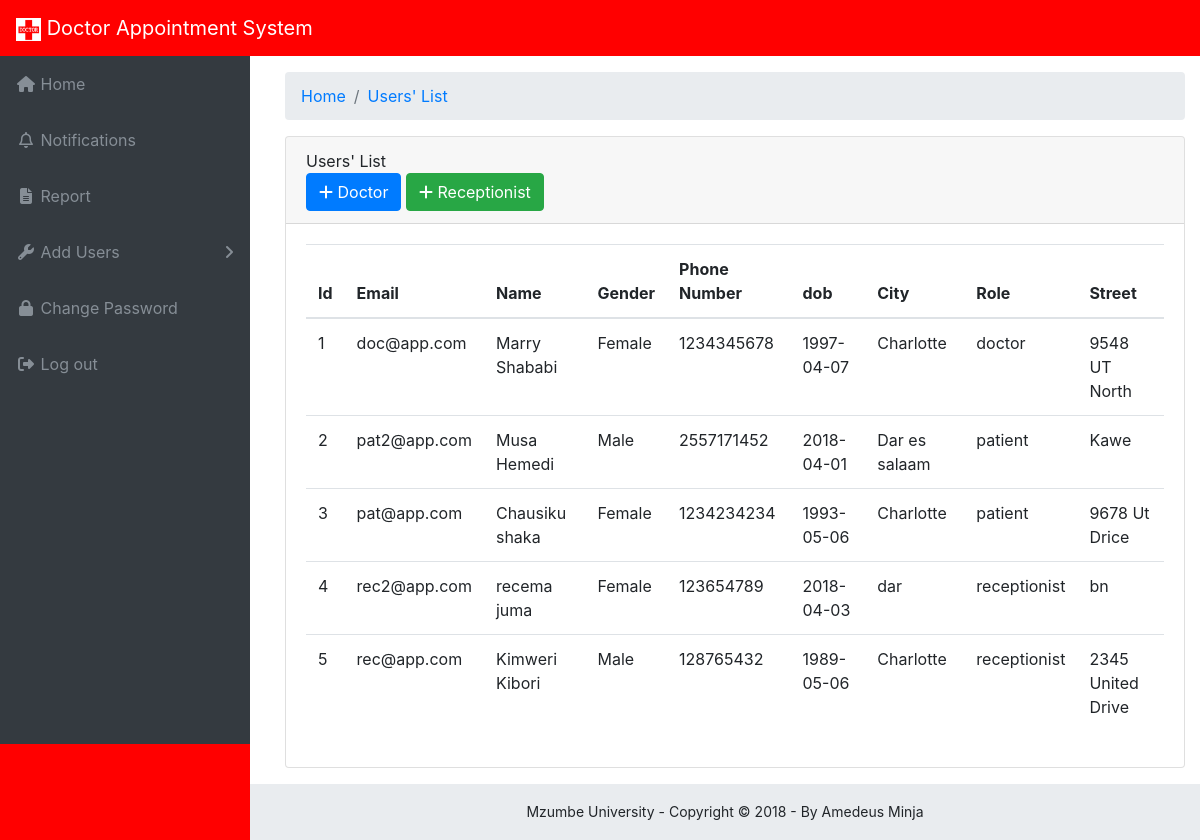
/user-list.php (signed in), run on the app's committed database.
### tables this page shows
CREATE TABLE IF NOT EXISTS `person` (
  `email` varchar(50) NOT NULL,
  `fname` varchar(50) NOT NULL,
  `lname` varchar(50) NOT NULL,
  `gender` varchar(50) NOT NULL,
  `phonenumber` varchar(10) NOT NULL,
  `dob` date NOT NULL,
  `streetaddress` varchar(200) NOT NULL,
  `city` varchar(20) NOT NULL,
  `state` varchar(20) NOT NULL,
  `pincode` varchar(20) NOT NULL,
  `role` varchar(30) NOT NULL,
  PRIMARY KEY (`email`)
);

### user-list.php (the view, shortened to what this page needs)
<?php
include './Connectivity.php';
$queryPerson = "select * from person";
$getPerson = mysqli_query($conn, $queryPerson);
?>
<!DOCTYPE html>
<html lang="en">
    <head>
        <?php include 'includes/head_tag.php' ?>
    </head>
    <body class="fixed-nav sticky-footer bg-dark" id="page-top">
        <?php include 'includes/header.php' ?>
        <div class="content-wrapper">
            <div class="container-fluid">
                <ol class="breadcrumb">
                    <li class="breadcrumb-item">
                        <a href="home.php">Home</a>
                    </li>
                    <li class="breadcrumb-item">
                        <a href="user-list.php">Users' List</a>
                    </li>
                </ol>
                <div class="row">
                    <div class="col-md-12">
                        <div class="card mb-3">
                            <div class="card-header">Users' List <div class="pull-right"><a href="doctor-registration.php" class="btn btn-primary"><i class="fa fa-plus"></i> Doctor</a> <a href="receptionist-registration.php" class="btn btn-success"><i class="fa fa-plus"></i> Receptionist</a></div></div>
                            <div class="card-body">
                                <table class="table dataTable">
                                    <thead>
                                        <tr><th>Id</th>
                                            <th>Email</th>
                                            <th>Name</th>
                                            <th>Gender</th>
                                            <th>Phone Number</th>
                                            <th>dob</th>
                                            <th>City</th>
                                            <th>Role</th>
                                            <th>Street</th>
                                        </tr>
                                    </thead>
                                    <tbody>
                                        <?php
                                        $id = 1;
                                        while ($row = mysqli_fetch_array($getPerson)) {
                                          ?>
                                        <tr><td><?=$id?></td>
                                            <td><?=$row['email']?></td>
                                            <td><?=$row['fname']?> <?=$row['lname']?></td>
                                            <td><?=$row['gender']?></td>
                                            <td><?=$row['phonenumber']?></td>
                                            <td><?=$row['dob']?></td>
                                            <td><?=$row['city']?></td>
                                            <td><?=$row['role']?></td>
                                            <td><?=$row['streetaddress']?></td>
                                        </tr>
                                        <?php $id++;
                                        }?>
                                    </tbody>
                                </table>
                            </div>
                        </div>
                </div>
            </div>
            <?php
            include './includes/footer.php';
            ?>
        </div>
<link rel="stylesheet" type="text/css" href="https://cdn.datatables.net/v/dt/dt-1.10.16/datatables.min.css"/>
<link rel="stylesheet" type="text/css" href="https://cdn.datatables.net/buttons/1.5.1/css/buttons.dataTables.min.css"/>
    </body>
</html>

### css/sb-admin.css (style rules this page uses)
html { position: relative; min-height: 100%; }
body { overflow-x: hidden; }
body.sticky-footer { margin-bottom: 56px; }
body.sticky-footer .content-wrapper { min-height: calc(100vh - 56px - 56px); padding-left: 20px; }
body.fixed-nav { padding-top: 56px; }
.content-wrapper { min-height: calc(100vh - 56px); padding-top: 1rem; }
.content-wrapper { overflow-x: hidden; background: white; }
@media (min-width: 992px) { .content-wrapper { margin-left: 250px; } }

### includes/head_tag.php (style rules this page uses)
.bg-dark { background-color: red!important; }

### data on the page
person: email "doc@app.com", fname "Marry", lname "Shababi", gender "Female", phonenumber "1234345678", dob "1997-04-07", city "Charlotte", role "doctor", streetaddress "9548 UT North"
person: email "pat2@app.com", fname "Musa", lname "Hemedi", gender "Male", phonenumber "2557171452", dob "2018-04-01", city "Dar es salaam", role "patient", streetaddress "Kawe"
person: email "pat@app.com", fname "Chausiku", lname "shaka", gender "Female", phonenumber "1234234234", dob "1993-05-06", city "Charlotte", role "patient", streetaddress "9678 Ut Drice"
person: email "rec2@app.com", fname "recema", lname "juma", gender "Female", phonenumber "123654789", dob "2018-04-03", city "dar", role "receptionist", streetaddress "bn"
person: email "rec@app.com", fname "Kimweri", lname "Kibori", gender "Male", phonenumber "128765432", dob "1989-05-06", city "Charlotte", role "receptionist", streetaddress "2345 United Drive"
